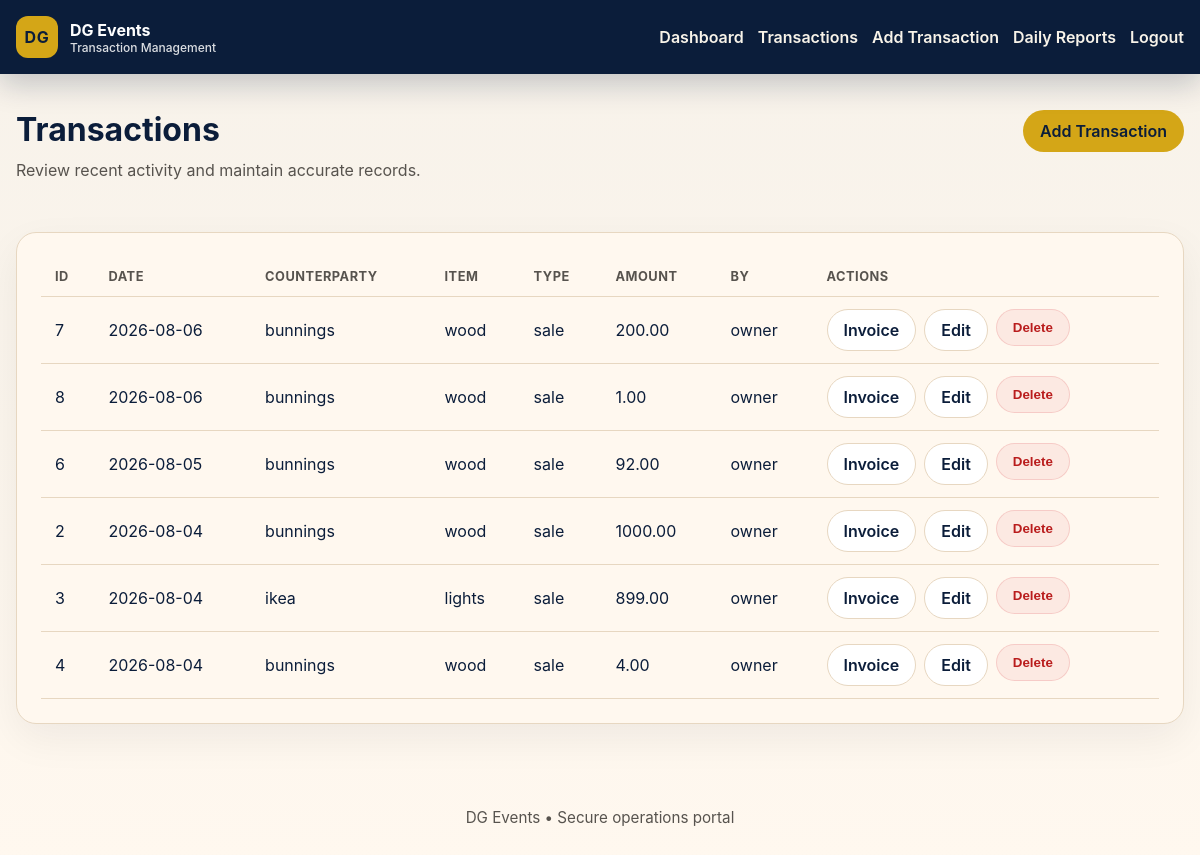
Page /transactions (signed in) on the earlier database version.
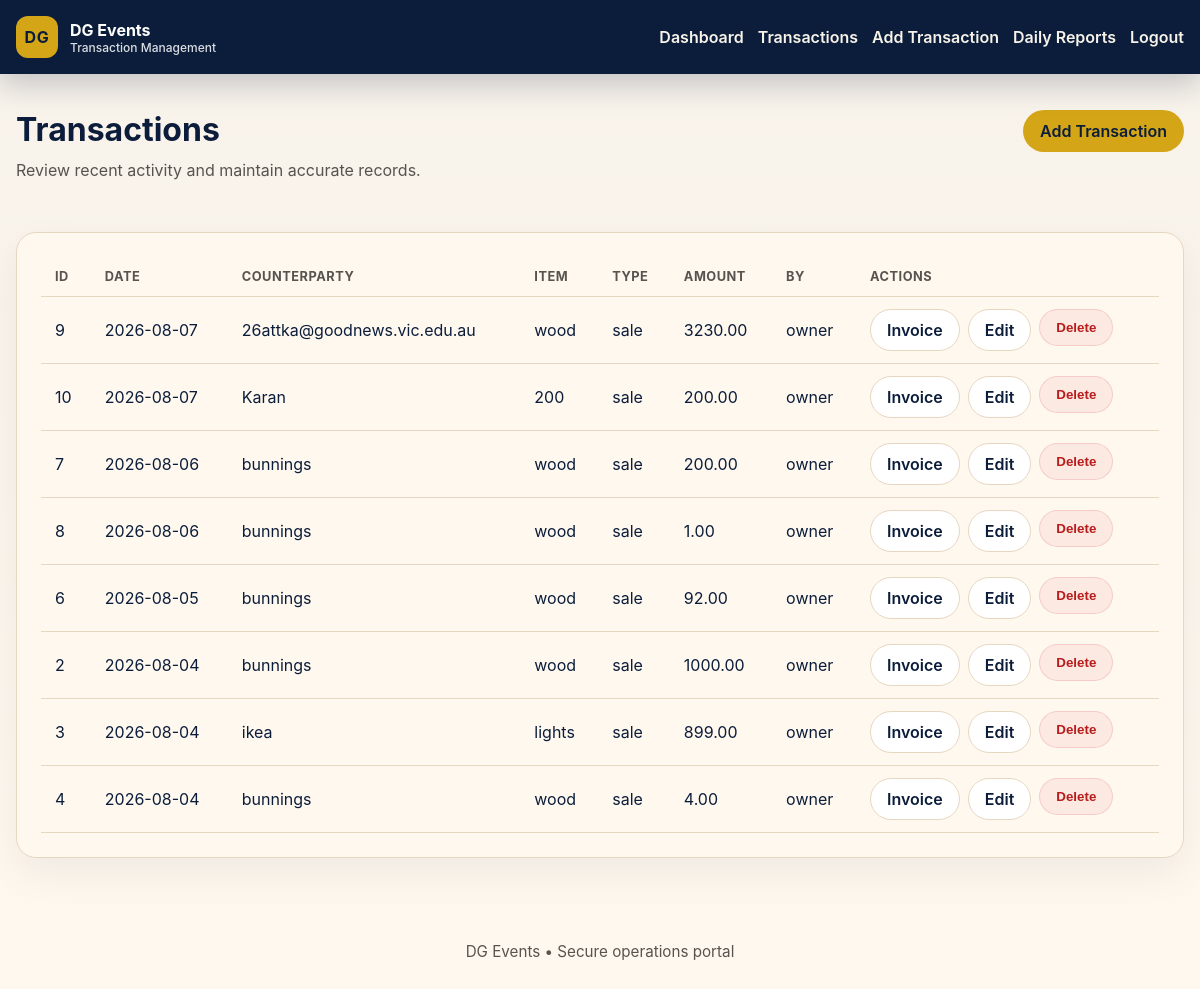
Same page on the later database version.
### tables this page shows
CREATE TABLE transactions (
        id INTEGER PRIMARY KEY AUTOINCREMENT,
        counterparty TEXT NOT NULL,
        item TEXT NOT NULL,
        transaction_type TEXT NOT NULL,
        amount REAL NOT NULL,
        date TEXT NOT NULL,
        description TEXT,
        created_by TEXT NOT NULL,
        created_at TEXT NOT NULL
    );

### app.py (the view)
@app.route('/transactions')
@login_required
def transactions():
    rows = query_db('SELECT * FROM transactions ORDER BY date DESC')
    return render_template('transactions.html', transactions=rows)

### app.py (called while the page is built)
def get_db():
    db = getattr(g, '_database', None)
    if db is None:
        db = g._database = sqlite3.connect(DB_PATH)
        db.row_factory = sqlite3.Row
    return db

@app.teardown_appcontext
def close_connection(exception):
    db = getattr(g, '_database', None)
    if db is not None:
        db.close()

def query_db(query, args=(), one=False):
    cur = get_db().execute(query, args)
    rv = cur.fetchall()
    cur.close()
    return (rv[0] if rv else None) if one else rv

def login_required(f):
    from functools import wraps
    @wraps(f)
    def wrapped(*args, **kwargs):
        if 'user_id' not in session:
            return redirect(url_for('login'))
        return f(*args, **kwargs)
    return wrapped

@app.before_request
def load_logged_in_user():
    user_id = session.get('user_id')
    g.user = None
    if user_id:
        g.user = query_db('SELECT id, username, role FROM users WHERE id = ?', (user_id,), one=True)

### templates/transactions.html
{% extends 'base.html' %}
{% block content %}
<div class="page-heading">
  <div>
    <h2 class="page-title">Transactions</h2>
    <p class="page-subtitle">Review recent activity and maintain accurate records.</p>
  </div>
  {% if session.role == 'owner' %}
  <a class="btn btn-primary" href="/transactions/add">Add Transaction</a>
  {% endif %}
</div>
<div class="table-card">
  <table>
    <thead>
      <tr>
        <th>ID</th>
        <th>Date</th>
        <th>Counterparty</th>
        <th>Item</th>
        <th>Type</th>
        <th>Amount</th>
        <th>By</th>
        <th>Actions</th>
      </tr>
    </thead>
    <tbody>
    {% for t in transactions %}
      <tr>
        <td>{{ t.id }}</td>
        <td>{{ t.date }}</td>
        <td>{{ t.counterparty }}</td>
        <td>{{ t.item }}</td>
        <td>{{ t.transaction_type }}</td>
        <td>{{ '%.2f'|format(t.amount) }}</td>
        <td>{{ t.created_by }}</td>
        <td class="action-cell">
          <div class="action-group">
            <a class="btn btn-secondary" href="/invoices/{{t.id}}">Invoice</a>
            {% if session.role == 'owner' %}
            <a class="btn btn-secondary" href="/transactions/edit/{{t.id}}">Edit</a>
            <form action="/transactions/delete/{{t.id}}" method="post" class="inline-form">
              <button type="submit" class="btn btn-danger" onclick="return confirm('Delete this transaction?')">Delete</button>
            </form>
            {% endif %}
          </div>
        </td>
      </tr>
    {% endfor %}
    </tbody>
  </table>
</div>
{% endblock %}

### templates/base.html (shortened to what this page needs)
<!doctype html>
<html lang="en">
  <head>
    <link rel="stylesheet" href="/static/style.css">
  </head>
  <body>
    {% if session.user_id %}
    <header class="site-header">
      <div class="container nav-bar">
        <a class="brand" href="/dashboard">
          <span class="brand-mark">DG</span>
          <span>
            <strong>DG Events</strong>
            <small>Transaction Management</small>
          </span>
        </a>
        <nav class="top-nav">
          <a href="/dashboard">Dashboard</a>
          <a href="/transactions">Transactions</a>
          {% if session.role == 'owner' %}
          <a href="/transactions/add">Add Transaction</a>
          <a href="/reports/daily">Daily Reports</a>
          {% endif %}
          <a href="/logout">Logout</a>
        </nav>
      </div>
    </header>
    {% endif %}
    <main class="page-shell">
      <div class="container">
        {% block content %}{% endblock %}
      </div>
    </main>
    {% if session.user_id %}
    <footer class="site-footer">
      <div class="container">DG Events • Secure operations portal</div>
    </footer>
    {% endif %}
  </body>
</html>

### static/style.css (style rules this page uses)
:root { --bg: #f7f2ea; --surface: #fff8ef; --text: #0b1d3a; --muted: #57534e; --border: #e7d7c1; --primary: #d4a617; --primary-dark: #a67f17; --surface-dark: #0b1d3a; --danger: #b91c1c; }
* { box-sizing: border-box; }
body { font-family: 'Inter', 'Segoe UI', Tahoma, Geneva, Verdana, sans-serif; margin: 0; padding: 0; background: linear-gradient(180deg, #f7f2ea 0%, #fff8ef 100%); color: var(--text); }
a { color: var(--primary); text-decoration: none; }
.container { width: min(1180px, calc(100% - 32px)); margin: 0 auto; }
.site-header { background: var(--surface-dark); box-shadow: 0 10px 30px rgba(11, 29, 58, 0.22); position: sticky; top: 0; z-index: 10; }
.nav-bar { display: flex; justify-content: space-between; align-items: center; padding: 16px 0; gap: 16px; }
.brand { display: flex; align-items: center; gap: 12px; color: #fff; font-weight: 700; }
.brand-mark { display: inline-flex; align-items: center; justify-content: center; width: 42px; height: 42px; border-radius: 12px; background: var(--primary); color: var(--surface-dark); font-weight: 700; letter-spacing: 0.04em; }
.brand small { display: block; font-size: 0.75rem; opacity: 0.85; font-weight: 500; }
.top-nav { display: flex; flex-wrap: wrap; gap: 14px; }
.top-nav a { color: #f8f3e9; font-weight: 600; }
.page-shell { padding: 36px 0 60px; min-height: calc(100vh - 150px); }
.page-title { margin: 0 0 8px; font-size: 2rem; color: var(--surface-dark); }
.page-subtitle { margin: 0 0 24px; color: var(--muted); line-height: 1.7; }
.page-heading { display: flex; justify-content: space-between; align-items: flex-start; gap: 16px; margin-bottom: 24px; }
.card, .table-card, .auth-card, .invoice-card { background: var(--surface); border: 1px solid var(--border); border-radius: 20px; box-shadow: 0 15px 40px rgba(15, 23, 42, 0.06); }
.table-card { padding: 24px; overflow-x: auto; }
table { border-collapse: collapse; width: 100%; }
th, td { padding: 12px 14px; text-align: left; border-bottom: 1px solid var(--border); }
thead th { color: var(--muted); font-size: 0.8rem; text-transform: uppercase; letter-spacing: 0.04em; }
.action-group { display: flex; flex-wrap: wrap; gap: 8px; }
.inline-form { display: inline-block; }
.btn { display: inline-flex; align-items: center; justify-content: center; gap: 6px; border-radius: 999px; padding: 10px 16px; border: 1px solid transparent; font-weight: 600; cursor: pointer; }
.btn-primary { background: var(--primary); color: var(--surface-dark); }
.btn-secondary { background: #fff; color: var(--surface-dark); border-color: var(--border); }
.btn-danger { background: rgba(217, 70, 74, 0.08); color: var(--danger); border-color: rgba(217, 70, 74, 0.18); }
.site-footer { padding: 24px 0 36px; color: var(--muted); text-align: center; font-size: 0.95rem; }

Differences in the rows shown:
added transactions: id "9", date "2026-08-07", counterparty "26attka@goodnews.vic.edu.au", item "wood", transaction_type "sale", amount "3230.00", created_by "owner"
added transactions: id "10", date "2026-08-07", counterparty "Karan", item "200", transaction_type "sale", amount "200.00", created_by "owner"
